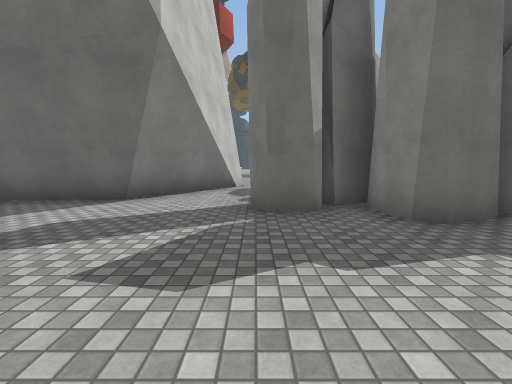
view 1 (above)

12 first-person views from a walk through a Unity game level. The camera is 1.4 m above the floor, tilts 6° down and sees 90° across. The floor is counted in squares, 2 m on a side. Each view is taken from the middle of a square. On the plan, view 1 faces up. The plan holds only what a view shows up to about 9 squares ahead; the rest is blank. The place goes on beyond the plan. The player is left out. Some surface patterns are stand-ins.

view 2
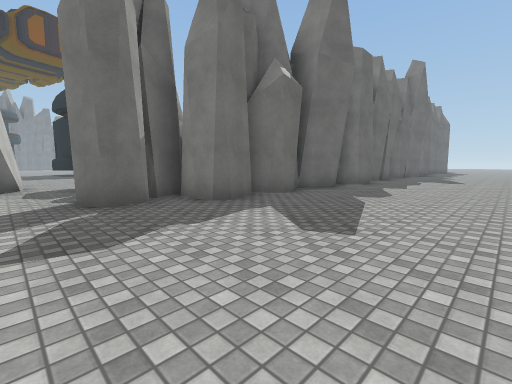

view 3
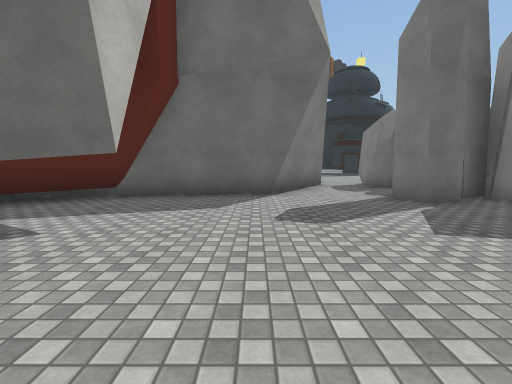

view 4
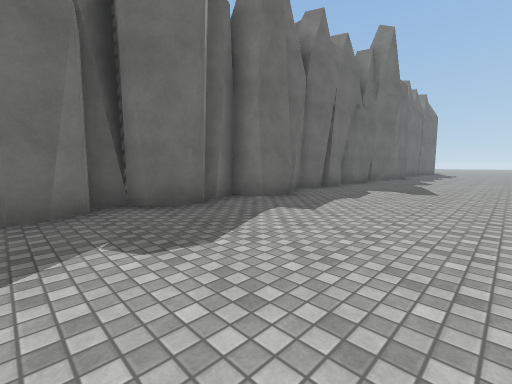

view 5
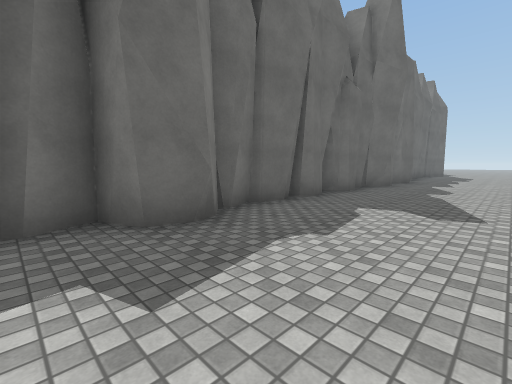

view 6
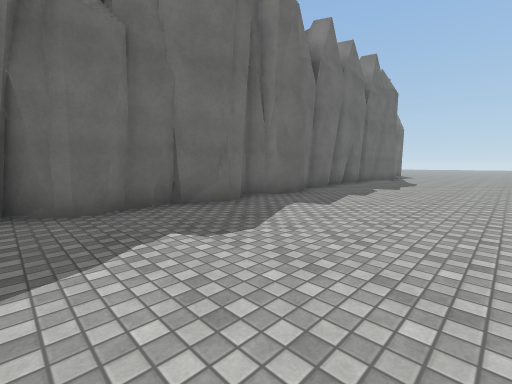

view 7
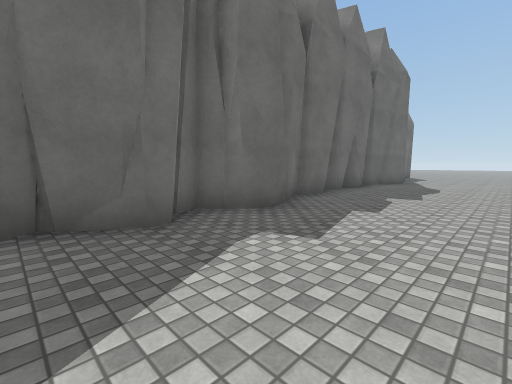

view 8
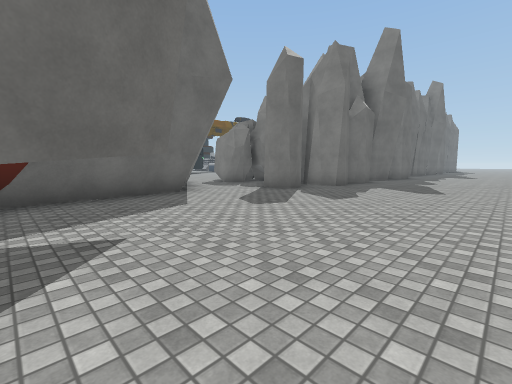

view 9
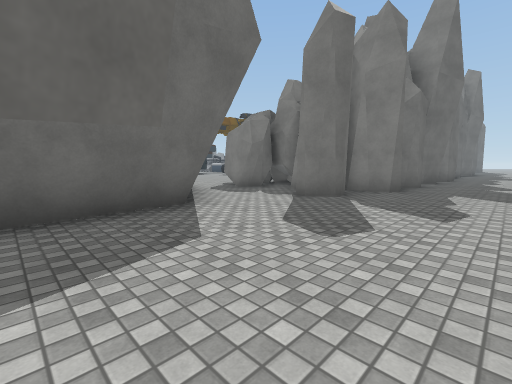

view 10
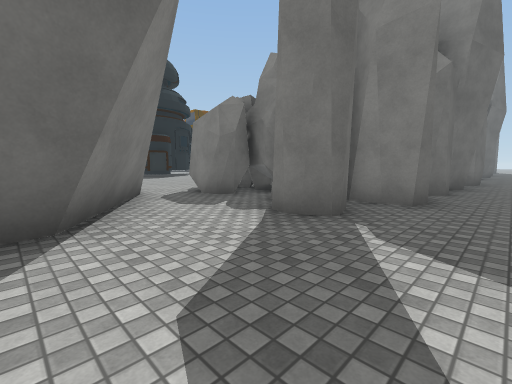

view 11
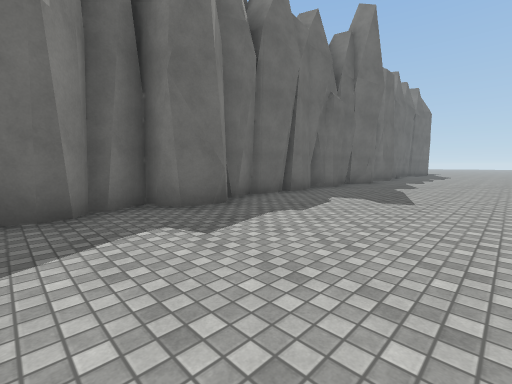

view 12
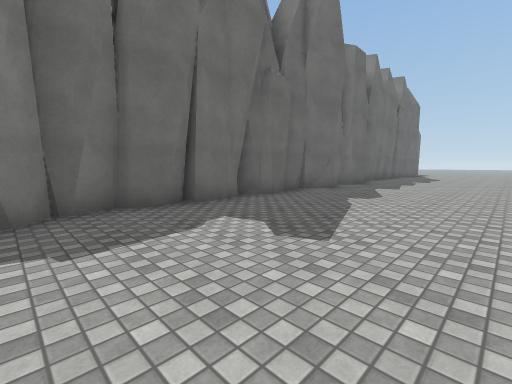

### Floor plan
Points are (right, up) in squares from view 1. A wall is a line through its corners. A room is listed if a view was taken in it or the views show most of it. See-through windows are left out.
Room 1 (views 1, 2, 3, 4, 5, 6, 7, 8, 9, 10, 11, 12)
walls: (6.5, 2.8) (5.7, 3.2) (5.5, 3.7) (5, 3.7) (4.9, 3.3) (4.5, 3) (4, 3) (3.7, 3.4); (8, 2.9) (7.8, 3.6) (7.2, 3.3) (6.9, 3.4) (6.6, 2.9) (6.3, 2.9); (4, 3) (3.4, 3.7); (3.2, 3.4) (2.7, 3.1); (2.8, 3.2) (2.2, 3) (2, 3.1); (9.5, 3.4) (8.9, 2.7) (8.1, 2.9) (7.8, 3.6); (2, 2.9) (1.9, 3.7); (10.4, 3.5) (8.7, 2.8); (2, 4.7) (1.2, 4.2); (1, 3.9) (0.2, 3.6) (-0.1, 4.3) (0, 4.7); (2.2, 6.6) (2, 7.2); (12.4, 3.2) (11.9, 3.1) (11.6, 3.2) (11.6, 3.4) (11.1, 3.2) (10.4, 3.4); (1.5, 6.2) (1.8, 7); (1.6, 6.7) (1.1, 6.7) (0.6, 7.1); (13, 3.5) (12.3, 3.2); (0.7, 7) (0.6, 7.3) (0.7, 8.3); (0.6, 7.2) (0.6, 7.7); (-0.5, 8.2) (-2.5, 5) (-6.5, 4.5); (-0.7, 8.6) (-0.9, 7.2); (-4.5, 2) (-6.1, 1.4); (-5.7, 4.5) (-6.6, 3.8); (18.6, 2.8) (17.7, 3) (17.6, 3.3) (17.2, 3.5) (16.7, 3.3) (16.5, 2.9) (16.1, 2.8) (15.2, 3.4) (14.9, 3.2) (14.4, 3.3) (14.1, 3.1) (13.6, 3.1) (12.9, 3.9); (20, 3.6) (19.3, 3.3); (20.6, 3.3) (20, 3.4)
low walls: (-5.8, 4.7) (-6.5, 4.2)
ways out: opening at (0, 8)

Positions as (right, up) in squares from view 1, and headings:
1: (0, 0), facing up
2: (-1, -1), facing up-right
3: (-3, -1), facing up
4: (4, -1), facing up-right
5: (7, 0), facing up-right
6: (13, -1), facing up-right
7: (15, 0), facing up-right
8: (-6, -1), facing up-right
9: (-5, 1), facing up-right
10: (-3, 2), facing up-right
11: (6, -1), facing up-right
12: (9, -1), facing up-right
